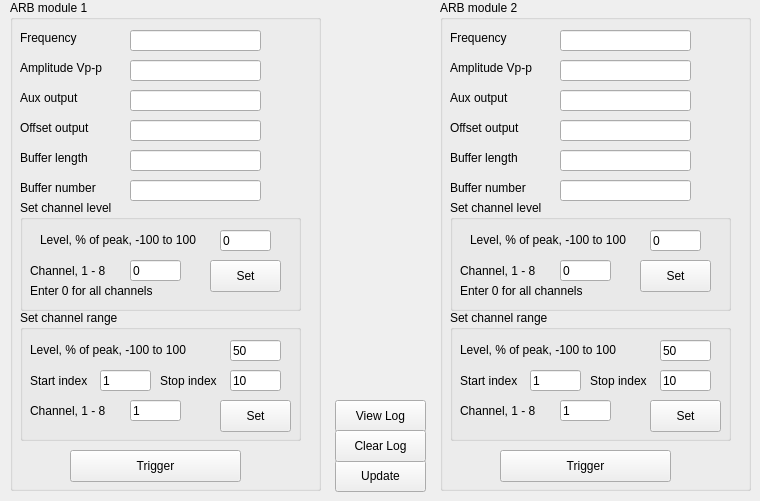
      <widget class="QWidget" name="ARBmode">
       <attribute name="title">
        <string>ARB mode</string>
       </attribute>
       <widget class="QGroupBox" name="gbARBmodule1">
        <property name="geometry">
         <rect>
          <x>10</x>
          <y>0</y>
          <width>311</width>
          <height>491</height>
         </rect>
        </property>
        <property name="title">
         <string>ARB module 1</string>
        </property>
        <widget class="QLineEdit" name="leSWFREQ_1">
         <property name="geometry">
          <rect>
           <x>120</x>
           <y>30</y>
           <width>131</width>
           <height>21</height>
          </rect>
         </property>
        </widget>
        <widget class="QLabel" name="label_89">
         <property name="geometry">
          <rect>
           <x>10</x>
           <y>30</y>
           <width>81</width>
           <height>16</height>
          </rect>
         </property>
         <property name="text">
          <string>Frequency</string>
         </property>
        </widget>
        <widget class="QLineEdit" name="leSWFVRNG_1">
         <property name="geometry">
          <rect>
           <x>120</x>
           <y>60</y>
           <width>131</width>
           <height>21</height>
          </rect>
         </property>
        </widget>
        <widget class="QLabel" name="label_90">
         <property name="geometry">
          <rect>
           <x>10</x>
           <y>60</y>
           <width>111</width>
           <height>16</height>
          </rect>
         </property>
         <property name="text">
          <string>Amplitude Vp-p</string>
         </property>
        </widget>
        <widget class="QLineEdit" name="leSWFVAUX_1">
         <property name="geometry">
          <rect>
           <x>120</x>
           <y>90</y>
           <width>131</width>
           <height>21</height>
          </rect>
         </property>
        </widget>
        <widget class="QLabel" name="label_91">
         <property name="geometry">
          <rect>
           <x>10</x>
           <y>150</y>
           <width>111</width>
           <height>16</height>
          </rect>
         </property>
         <property name="text">
          <string>Buffer length</string>
         </property>
        </widget>
        <widget class="QLabel" name="label_92">
         <property name="geometry">
          <rect>
           <x>10</x>
           <y>180</y>
           <width>111</width>
           <height>16</height>
          </rect>
         </property>
         <property name="text">
          <string>Buffer number</string>
         </property>
        </widget>
        <widget class="QLineEdit" name="leSWFVOFF_1">
         <property name="geometry">
          <rect>
           <x>120</x>
           <y>120</y>
           <width>131</width>
           <height>21</height>
          </rect>
         </property>
        </widget>
        <widget class="QLineEdit" name="leSARBBUF_1">
         <property name="geometry">
          <rect>
           <x>120</x>
           <y>150</y>
           <width>131</width>
           <height>21</height>
          </rect>
         </property>
        </widget>
        <widget class="QLineEdit" name="leSARBNUM_1">
         <property name="geometry">
          <rect>
           <x>120</x>
           <y>180</y>
           <width>131</width>
           <height>21</height>
          </rect>
         </property>
        </widget>
        <widget class="QLabel" name="label_93">
         <property name="geometry">
          <rect>
           <x>10</x>
           <y>90</y>
           <width>111</width>
           <height>16</height>
          </rect>
         </property>
         <property name="text">
          <string>Aux output</string>
         </property>
        </widget>
        <widget class="QLabel" name="label_94">
         <property name="geometry">
          <rect>
           <x>10</x>
           <y>120</y>
           <width>111</width>
           <height>16</height>
          </rect>
         </property>
         <property name="text">
          <string>Offset output</string>
         </property>
        </widget>
        <widget class="QGroupBox" name="groupBox_2">
         <property name="geometry">
          <rect>
           <x>10</x>
           <y>200</y>
           <width>281</width>
           <height>111</height>
          </rect>
         </property>
         <property name="title">
          <string>Set channel level</string>
         </property>
         <widget class="QLineEdit" name="leLevel">
          <property name="geometry">
           <rect>
            <x>200</x>
            <y>30</y>
            <width>51</width>
            <height>21</height>
           </rect>
          </property>
          <property name="text">
           <string>0</string>
          </property>
         </widget>
         <widget class="QLabel" name="label_95">
          <property name="geometry">
           <rect>
            <x>10</x>
            <y>60</y>
            <width>101</width>
            <height>21</height>
           </rect>
          </property>
          <property name="text">
           <string>Channel, 1 - 8</string>
          </property>
          <property name="wordWrap">
           <bool>false</bool>
          </property>
         </widget>
         <widget class="QLineEdit" name="leChan">
          <property name="geometry">
           <rect>
            <x>110</x>
            <y>60</y>
            <width>51</width>
            <height>21</height>
           </rect>
          </property>
          <property name="text">
           <string>0</string>
          </property>
         </widget>
         <widget class="QLabel" name="label_96">
          <property name="geometry">
           <rect>
            <x>20</x>
            <y>30</y>
            <width>181</width>
            <height>20</height>
           </rect>
          </property>
          <property name="text">
           <string>Level, % of peak, -100 to 100</string>
          </property>
         </widget>
         <widget class="QPushButton" name="pbSetChannel">
          <property name="geometry">
           <rect>
            <x>190</x>
            <y>60</y>
            <width>71</width>
            <height>32</height>
           </rect>
          </property>
          <property name="text">
           <string>Set</string>
          </property>
         </widget>
         <widget class="QLabel" name="label_97">
          <property name="geometry">
           <rect>
            <x>10</x>
            <y>80</y>
            <width>151</width>
            <height>21</height>
           </rect>
          </property>
          <property name="text">
           <string>Enter 0 for all channels</string>
          </property>
          <property name="wordWrap">
           <bool>false</bool>
          </property>
         </widget>
        </widget>
        <widget class="QGroupBox" name="groupBox_3">
         <property name="geometry">
          <rect>
           <x>10</x>
           <y>310</y>
           <width>281</width>
           <height>131</height>
          </rect>
         </property>
         <property name="title">
          <string>Set channel range</string>
         </property>
         <widget class="QLabel" name="label_98">
          <property name="geometry">
           <rect>
            <x>10</x>
            <y>30</y>
            <width>181</width>
            <height>20</height>
           </rect>
          </property>
          <property name="text">
           <string>Level, % of peak, -100 to 100</string>
          </property>
         </widget>
         <widget class="QLineEdit" name="leRangeLevel">
          <property name="geometry">
           <rect>
            <x>210</x>
            <y>30</y>
            <width>51</width>
            <height>21</height>
           </rect>
          </property>
          <property name="text">
           <string>50</string>
          </property>
         </widget>
         <widget class="QLabel" name="label_99">
          <property name="geometry">
           <rect>
            <x>10</x>
            <y>60</y>
            <width>71</width>
            <height>21</height>
           </rect>
          </property>
          <property name="text">
           <string>Start index</string>
          </property>
          <property name="wordWrap">
           <bool>false</bool>
          </property>
         </widget>
         <widget class="QLabel" name="label_100">
          <property name="geometry">
           <rect>
            <x>140</x>
            <y>60</y>
            <width>71</width>
            <height>21</height>
           </rect>
          </property>
          <property name="text">
           <string>Stop index</string>
          </property>
          <property name="wordWrap">
           <bool>false</bool>
          </property>
         </widget>
         <widget class="QLineEdit" name="leRangeStart">
          <property name="geometry">
           <rect>
            <x>80</x>
            <y>60</y>
            <width>51</width>
            <height>21</height>
           </rect>
          </property>
          <property name="text">
           <string>1</string>
          </property>
         </widget>
         <widget class="QLineEdit" name="leRangeStop">
          <property name="geometry">
           <rect>
            <x>210</x>
            <y>60</y>
            <width>51</width>
            <height>21</height>
           </rect>
          </property>
          <property name="text">
           <string>10</string>
          </property>
         </widget>
         <widget class="QLineEdit" name="leRangeChan">
          <property name="geometry">
           <rect>
            <x>110</x>
            <y>90</y>
            <width>51</width>
            <height>21</height>
           </rect>
          </property>
          <property name="text">
           <string>1</string>
          </property>
         </widget>
         <widget class="QLabel" name="label_101">
          <property name="geometry">
           <rect>
            <x>10</x>
            <y>90</y>
            <width>101</width>
            <height>21</height>
           </rect>
          </property>
          <property name="text">
           <string>Channel, 1 - 8</string>
          </property>
          <property name="wordWrap">
           <bool>false</bool>
          </property>
         </widget>
         <widget class="QPushButton" name="pbSetRangeChannel">
          <property name="geometry">
           <rect>
            <x>200</x>
            <y>90</y>
            <width>71</width>
            <height>32</height>
           </rect>
          </property>
          <property name="text">
           <string>Set</string>
          </property>
         </widget>
        </widget>
        <widget class="QPushButton" name="pbARBtrigger">
         <property name="geometry">
          <rect>
           <x>60</x>
           <y>450</y>
           <width>171</width>
           <height>32</height>
          </rect>
         </property>
         <property name="text">
          <string>Trigger</string>
         </property>
        </widget>
       </widget>
       <widget class="QPushButton" name="pbARBupdate">
        <property name="geometry">
         <rect>
          <x>335</x>
          <y>460</y>
          <width>91</width>
          <height>32</height>
         </rect>
        </property>
        <property name="text">
         <string>Update</string>
        </property>
       </widget>
       <widget class="QPushButton" name="pbARBviewLog">
        <property name="geometry">
         <rect>
          <x>335</x>
          <y>400</y>
          <width>91</width>
          <height>32</height>
         </rect>
        </property>
        <property name="text">
         <string>View Log</string>
        </property>
       </widget>
       <widget class="QPushButton" name="pbARBclearLog">
        <property name="geometry">
         <rect>
          <x>335</x>
          <y>430</y>
          <width>91</width>
          <height>32</height>
         </rect>
        </property>
        <property name="text">
         <string>Clear Log</string>
        </property>
       </widget>
       <widget class="QGroupBox" name="gbARBmodule2">
        <property name="geometry">
         <rect>
          <x>440</x>
          <y>0</y>
          <width>311</width>
          <height>491</height>
         </rect>
        </property>
        <property name="title">
         <string>ARB module 2</string>
        </property>
        <widget class="QLineEdit" name="leSWFREQ_2">
         <property name="geometry">
          <rect>
           <x>120</x>
           <y>30</y>
           <width>131</width>
           <height>21</height>
          </rect>
         </property>
        </widget>
        <widget class="QLabel" name="label_102">
         <property name="geometry">
          <rect>
           <x>10</x>
           <y>30</y>
           <width>81</width>
           <height>16</height>
          </rect>
         </property>
         <property name="text">
          <string>Frequency</string>
         </property>
        </widget>
        <widget class="QLineEdit" name="leSWFVRNG_2">
         <property name="geometry">
          <rect>
           <x>120</x>
           <y>60</y>
           <width>131</width>
           <height>21</height>
          </rect>
         </property>
        </widget>
        <widget class="QLabel" name="label_103">
         <property name="geometry">
          <rect>
           <x>10</x>
           <y>60</y>
           <width>111</width>
           <height>16</height>
          </rect>
         </property>
         <property name="text">
          <string>Amplitude Vp-p</string>
         </property>
        </widget>
        <widget class="QLineEdit" name="leSWFVAUX_2">
         <property name="geometry">
          <rect>
           <x>120</x>
           <y>90</y>
           <width>131</width>
           <height>21</height>
          </rect>
         </property>
        </widget>
        <widget class="QLabel" name="label_104">
         <property name="geometry">
          <rect>
           <x>10</x>
           <y>150</y>
           <width>111</width>
           <height>16</height>
          </rect>
         </property>
         <property name="text">
          <string>Buffer length</string>
         </property>
        </widget>
        <widget class="QLabel" name="label_105">
         <property name="geometry">
          <rect>
           <x>10</x>
           <y>180</y>
           <width>111</width>
           <height>16</height>
          </rect>
         </property>
         <property name="text">
          <string>Buffer number</string>
         </property>
        </widget>
        <widget class="QLineEdit" name="leSWFVOFF_2">
         <property name="geometry">
          <rect>
           <x>120</x>
           <y>120</y>
           <width>131</width>
           <height>21</height>
          </rect>
         </property>
        </widget>
        <widget class="QLineEdit" name="leSARBBUF_2">
         <property name="geometry">
          <rect>
           <x>120</x>
           <y>150</y>
           <width>131</width>
           <height>21</height>
          </rect>
         </property>
        </widget>
        <widget class="QLineEdit" name="leSARBNUM_2">
         <property name="geometry">
          <rect>
           <x>120</x>
           <y>180</y>
           <width>131</width>
           <height>21</height>
          </rect>
         </property>
        </widget>
        <widget class="QLabel" name="label_106">
         <property name="geometry">
          <rect>
           <x>10</x>
           <y>90</y>
           <width>111</width>
           <height>16</height>
          </rect>
         </property>
         <property name="text">
          <string>Aux output</string>
         </property>
        </widget>
        <widget class="QLabel" name="label_107">
         <property name="geometry">
          <rect>
           <x>10</x>
           <y>120</y>
           <width>111</width>
           <height>16</height>
          </rect>
         </property>
         <property name="text">
          <string>Offset output</string>
         </property>
        </widget>
        <widget class="QGroupBox" name="groupBox_5">
         <property name="geometry">
          <rect>
           <x>10</x>
           <y>200</y>
           <width>281</width>
           <height>111</height>
          </rect>
         </property>
         <property name="title">
          <string>Set channel level</string>
         </property>
         <widget class="QLineEdit" name="leLevel_2">
          <property name="geometry">
           <rect>
            <x>200</x>
            <y>30</y>
            <width>51</width>
            <height>21</height>
           </rect>
          </property>
          <property name="text">
           <string>0</string>
          </property>
         </widget>
         <widget class="QLabel" name="label_108">
          <property name="geometry">
           <rect>
            <x>10</x>
            <y>60</y>
            <width>101</width>
            <height>21</height>
           </rect>
          </property>
          <property name="text">
           <string>Channel, 1 - 8</string>
          </property>
          <property name="wordWrap">
           <bool>false</bool>
          </property>
         </widget>
         <widget class="QLineEdit" name="leChan_2">
          <property name="geometry">
           <rect>
            <x>110</x>
            <y>60</y>
            <width>51</width>
            <height>21</height>
           </rect>
          </property>
          <property name="text">
           <string>0</string>
          </property>
         </widget>
         <widget class="QLabel" name="label_109">
          <property name="geometry">
           <rect>
            <x>20</x>
            <y>30</y>
            <width>181</width>
            <height>20</height>
           </rect>
          </property>
          <property name="text">
           <string>Level, % of peak, -100 to 100</string>
          </property>
         </widget>
         <widget class="QPushButton" name="pbSetChannel_2">
          <property name="geometry">
           <rect>
            <x>190</x>
            <y>60</y>
            <width>71</width>
            <height>32</height>
           </rect>
          </property>
          <property name="text">
           <string>Set</string>
          </property>
         </widget>
         <widget class="QLabel" name="label_110">
          <property name="geometry">
           <rect>
            <x>10</x>
            <y>80</y>
            <width>151</width>
            <height>21</height>
           </rect>
          </property>
          <property name="text">
           <string>Enter 0 for all channels</string>
          </property>
          <property name="wordWrap">
           <bool>false</bool>
          </property>
         </widget>
        </widget>
        <widget class="QGroupBox" name="groupBox_6">
         <property name="geometry">
          <rect>
           <x>10</x>
           <y>310</y>
           <width>281</width>
           <height>131</height>
          </rect>
         </property>
         <property name="title">
          <string>Set channel range</string>
         </property>
         <widget class="QLabel" name="label_111">
          <property name="geometry">
           <rect>
            <x>10</x>
            <y>30</y>
            <width>181</width>
            <height>20</height>
           </rect>
          </property>
          <property name="text">
           <string>Level, % of peak, -100 to 100</string>
          </property>
         </widget>
         <widget class="QLineEdit" name="leRangeLevel_2">
          <property name="geometry">
           <rect>
            <x>210</x>
            <y>30</y>
            <width>51</width>
            <height>21</height>
           </rect>
          </property>
          <property name="text">
           <string>50</string>
          </property>
         </widget>
         <widget class="QLabel" name="label_112">
          <property name="geometry">
           <rect>
            <x>10</x>
            <y>60</y>
            <width>71</width>
            <height>21</height>
           </rect>
          </property>
          <property name="text">
           <string>Start index</string>
          </property>
          <property name="wordWrap">
           <bool>false</bool>
          </property>
         </widget>
         <widget class="QLabel" name="label_113">
          <property name="geometry">
           <rect>
            <x>140</x>
            <y>60</y>
            <width>71</width>
            <height>21</height>
           </rect>
          </property>
          <property name="text">
           <string>Stop index</string>
          </property>
          <property name="wordWrap">
           <bool>false</bool>
          </property>
         </widget>
         <widget class="QLineEdit" name="leRangeStart_2">
          <property name="geometry">
           <rect>
            <x>80</x>
            <y>60</y>
            <width>51</width>
            <height>21</height>
           </rect>
          </property>
          <property name="text">
           <string>1</string>
          </property>
         </widget>
         <widget class="QLineEdit" name="leRangeStop_2">
          <property name="geometry">
           <rect>
            <x>210</x>
            <y>60</y>
            <width>51</width>
            <height>21</height>
           </rect>
          </property>
          <property name="text">
           <string>10</string>
          </property>
         </widget>
         <widget class="QLineEdit" name="leRangeChan_2">
          <property name="geometry">
           <rect>
            <x>110</x>
            <y>90</y>
            <width>51</width>
            <height>21</height>
           </rect>
          </property>
          <property name="text">
           <string>1</string>
          </property>
         </widget>
         <widget class="QLabel" name="label_114">
          <property name="geometry">
           <rect>
            <x>10</x>
            <y>90</y>
            <width>101</width>
            <height>21</height>
           </rect>
          </property>
          <property name="text">
           <string>Channel, 1 - 8</string>
          </property>
          <property name="wordWrap">
           <bool>false</bool>
          </property>
         </widget>
         <widget class="QPushButton" name="pbSetRangeChannel_2">
          <property name="geometry">
           <rect>
            <x>200</x>
            <y>90</y>
            <width>71</width>
            <height>32</height>
           </rect>
          </property>
          <property name="text">
           <string>Set</string>
          </property>
         </widget>
        </widget>
        <widget class="QPushButton" name="pbARBtrigger_2">
         <property name="geometry">
          <rect>
           <x>60</x>
           <y>450</y>
           <width>171</width>
           <height>32</height>
          </rect>
         </property>
         <property name="text">
          <string>Trigger</string>
         </property>
        </widget>
       </widget>
      </widget>
